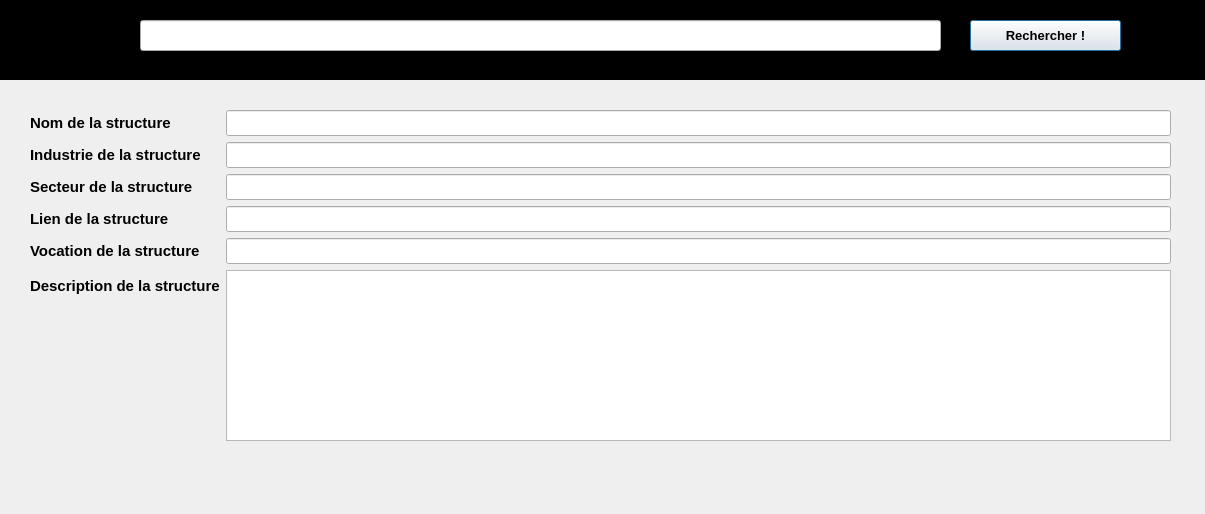
<?xml version="1.0" encoding="UTF-8"?>
<ui version="4.0">
 <class>Recherche</class>
 <widget class="QDialog" name="Recherche">
  <property name="geometry">
   <rect>
    <x>0</x>
    <y>0</y>
    <width>1205</width>
    <height>514</height>
   </rect>
  </property>
  <property name="windowTitle">
   <string>Recherche</string>
  </property>
  <property name="windowIcon">
   <iconset resource="imgs.qrc">
    <normaloff>:/imgs/images/gainde.png</normaloff>:/imgs/images/gainde.png</iconset>
  </property>
  <widget class="QLabel" name="label_3">
   <property name="geometry">
    <rect>
     <x>50</x>
     <y>0</y>
     <width>391</width>
     <height>51</height>
    </rect>
   </property>
   <property name="font">
    <font>
     <pointsize>13</pointsize>
    </font>
   </property>
   <property name="text">
    <string/>
   </property>
  </widget>
  <widget class="QWidget" name="formLayoutWidget">
   <property name="geometry">
    <rect>
     <x>30</x>
     <y>110</y>
     <width>1141</width>
     <height>331</height>
    </rect>
   </property>
   <layout class="QFormLayout" name="formLayout">
    <item row="0" column="0">
     <widget class="QLabel" name="label_2">
      <property name="font">
       <font>
        <pointsize>11</pointsize>
        <weight>75</weight>
        <bold>true</bold>
       </font>
      </property>
      <property name="text">
       <string>Nom de la structure</string>
      </property>
     </widget>
    </item>
    <item row="0" column="1">
     <widget class="QLineEdit" name="txtNom">
      <property name="font">
       <font>
        <pointsize>11</pointsize>
       </font>
      </property>
      <property name="text">
       <string/>
      </property>
     </widget>
    </item>
    <item row="1" column="0">
     <widget class="QLabel" name="label_5">
      <property name="font">
       <font>
        <pointsize>11</pointsize>
        <weight>75</weight>
        <bold>true</bold>
       </font>
      </property>
      <property name="text">
       <string>Industrie de la structure</string>
      </property>
     </widget>
    </item>
    <item row="1" column="1">
     <widget class="QLineEdit" name="txtIndustrie">
      <property name="font">
       <font>
        <pointsize>11</pointsize>
       </font>
      </property>
     </widget>
    </item>
    <item row="2" column="0">
     <widget class="QLabel" name="label_6">
      <property name="font">
       <font>
        <pointsize>11</pointsize>
        <weight>75</weight>
        <bold>true</bold>
       </font>
      </property>
      <property name="text">
       <string>Secteur de la structure</string>
      </property>
     </widget>
    </item>
    <item row="2" column="1">
     <widget class="QLineEdit" name="txtSecteur">
      <property name="font">
       <font>
        <pointsize>11</pointsize>
       </font>
      </property>
     </widget>
    </item>
    <item row="3" column="0">
     <widget class="QLabel" name="label_7">
      <property name="font">
       <font>
        <pointsize>11</pointsize>
        <weight>75</weight>
        <bold>true</bold>
       </font>
      </property>
      <property name="text">
       <string>Lien de la structure</string>
      </property>
     </widget>
    </item>
    <item row="3" column="1">
     <widget class="QLineEdit" name="txtLien">
      <property name="font">
       <font>
        <pointsize>11</pointsize>
       </font>
      </property>
     </widget>
    </item>
    <item row="4" column="0">
     <widget class="QLabel" name="label_8">
      <property name="font">
       <font>
        <pointsize>11</pointsize>
        <weight>75</weight>
        <bold>true</bold>
       </font>
      </property>
      <property name="text">
       <string>Vocation de la structure</string>
      </property>
     </widget>
    </item>
    <item row="4" column="1">
     <widget class="QLineEdit" name="txtVocation">
      <property name="font">
       <font>
        <pointsize>11</pointsize>
       </font>
      </property>
     </widget>
    </item>
    <item row="5" column="0">
     <widget class="QLabel" name="label_9">
      <property name="font">
       <font>
        <pointsize>11</pointsize>
        <weight>75</weight>
        <bold>true</bold>
       </font>
      </property>
      <property name="text">
       <string>Description de la structure</string>
      </property>
     </widget>
    </item>
    <item row="5" column="1">
     <widget class="QTextEdit" name="txtDescription">
      <property name="font">
       <font>
        <pointsize>11</pointsize>
       </font>
      </property>
     </widget>
    </item>
   </layout>
  </widget>
  <widget class="QLabel" name="label_12">
   <property name="geometry">
    <rect>
     <x>-8</x>
     <y>-1</y>
     <width>1241</width>
     <height>81</height>
    </rect>
   </property>
   <property name="font">
    <font>
     <pointsize>9</pointsize>
    </font>
   </property>
   <property name="styleSheet">
    <string notr="true">background-color: rgb(0, 0, 0);</string>
   </property>
   <property name="text">
    <string/>
   </property>
  </widget>
  <widget class="QLabel" name="label_13">
   <property name="geometry">
    <rect>
     <x>40</x>
     <y>10</y>
     <width>81</width>
     <height>61</height>
    </rect>
   </property>
   <property name="styleSheet">
    <string notr="true">image: url(:/imgs/images/gainde-blanc.png);</string>
   </property>
   <property name="text">
    <string/>
   </property>
  </widget>
  <widget class="QLineEdit" name="txtSearch">
   <property name="geometry">
    <rect>
     <x>140</x>
     <y>20</y>
     <width>801</width>
     <height>31</height>
    </rect>
   </property>
   <property name="font">
    <font>
     <pointsize>11</pointsize>
    </font>
   </property>
   <property name="text">
    <string/>
   </property>
  </widget>
  <widget class="QPushButton" name="pushButton_3">
   <property name="geometry">
    <rect>
     <x>970</x>
     <y>20</y>
     <width>151</width>
     <height>31</height>
    </rect>
   </property>
   <property name="font">
    <font>
     <pointsize>10</pointsize>
     <weight>75</weight>
     <bold>true</bold>
    </font>
   </property>
   <property name="text">
    <string>Rechercher !</string>
   </property>
  </widget>
 </widget>
 <resources>
  <include location="imgs.qrc"/>
 </resources>
 <connections/>
</ui>
